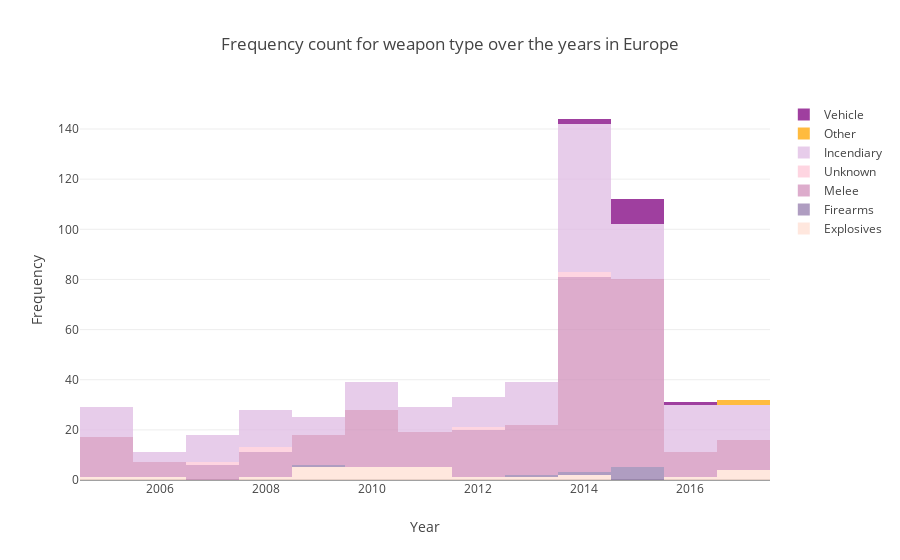

Notebook source saved alongside this figure:
### Markdown cell above
There are 9 types of attack types in the database: 
assasination, hostage taking (kidnapping), bombing/explosion, 
facility/infrastructure attack, armed assault, hijacking, 
unknown, unarmed assault, hostage taking (barricade incident). 
We see a huge spike of both bombing/explosion and armed assault 
in 2014, and the cases of bombing/explosions remained high in 
2015.

### Code cell
def frequency_attacktype():
    data = get_data()
    i = data[data['region_txt'] == 'Eastern Europe']
    j = data[data['region_txt'] == 'Western Europe']
    p = pd.concat([i, j])
    p = p[p['iyear'] > 2004]
    p = p[p['nwound'] != 0]
    p = p[p['nkill'] != 0]
    a = p[p['attacktype1_txt'] == 'Assassination']
    b = p[p['attacktype1_txt'] == 'Hostage Taking (Kidnapping)']
    c = p[p['attacktype1_txt'] == 'Bombing/Explosion']
    d = p[p['attacktype1_txt'] == 'Facility/Infrastructure Attack']
    e = p[p['attacktype1_txt'] == 'Armed Assault']
    f = p[p['attacktype1_txt'] == 'Hijacking']
    g = p[p['attacktype1_txt'] == 'Unknown']
    h = p[p['attacktype1_txt'] == 'Unarmed Assault']
    i = p[p['attacktype1_txt'] == 'Hostage Taking (Barricade Incident)']
    
    trace0 = go.Histogram(x=a['iyear'], nbinsx=13, name='Explosives', marker=dict(color='#ffdfd3'), histnorm='', opacity=0.75)
    trace1 = go.Histogram(x=b['iyear'], nbinsx=13, name='Firearms', marker=dict(color='#957dad'), histnorm='', opacity=0.75)
    trace2 = go.Histogram(x=c['iyear'], nbinsx=13, name='Melee', marker=dict(color='#d291bc'), histnorm='', opacity=0.75)
    trace3 = go.Histogram(x=d['iyear'], nbinsx=13, name='Unknown', marker=dict(color='#fec8d8'), histnorm='', opacity=0.75)
    trace4 = go.Histogram(x=e['iyear'], nbinsx=13, name='Incendiary', marker=dict(color='#e0bbe4'), histnorm='', opacity=0.75)
    trace5 = go.Histogram(x=f['iyear'], nbinsx=13, name='Other', marker=dict(color='orange'), histnorm='', opacity=0.75)
    trace6 = go.Histogram(x=g['iyear'], nbinsx=13, name='Vehicle', marker=dict(color='purple'), histnorm='', opacity=0.75)

    layout = go.Layout(
        title="Frequency count for weapon type over the years in Europe",
        barmode='stack',
        xaxis= dict(
            title= 'Year',
        ),
        yaxis=dict(
            title= 'Frequency',
        ),
        )


    fig = go.Figure(data=[trace0, trace1, trace2, trace3, trace4, trace5, trace6], layout=layout)

    iplot(fig)

frequency_attacktype()

### Figure 1 — Plotly figure (JSON) as saved in the notebook; plotly's stock layout.template omitted (floating-point values rounded to 4 significant figures; data arrays with more than 128 entries replaced by an {"elided": "..."} marker saying what was removed)
{"data": [{"histnorm": "", "marker": {"color": "#ffdfd3"}, "name": "Explosives", "nbinsx": 13, "opacity": 0.75, "type": "histogram", "uid": "3cc440ed-0557-4ef2-b5ac-3d3cb3ada54b", "x": [2005, 2006, 2008, 2009, 2009, 2009, 2009, 2010, 2010, 2010, 2010, 2010, 2011, 2011, 2011, 2011, 2011, 2012, 2013, 2014, 2014, 2017, 2017, 2017, 2017, 2009, 2016]}, {"histnorm": "", "marker": {"color": "#957dad"}, "name": "Firearms", "nbinsx": 13, "opacity": 0.75, "type": "histogram", "uid": "bf5e34a3-d729-4f60-9558-4d613ccec885", "x": [2009, 2013, 2014, 2015, 2015, 2015, 2015, 2015]}, {"histnorm": "", "marker": {"color": "#d291bc"}, "name": "Melee", "nbinsx": 13, "opacity": 0.75, "type": "histogram", "uid": "cd90f6ab-7a49-4754-b555-3fe8e2e42214", "x": {"elided": "301 int values"}}, {"histnorm": "", "marker": {"color": "#fec8d8"}, "name": "Unknown", "nbinsx": 13, "opacity": 0.75, "type": "histogram", "uid": "a085a1cc-1244-48b8-a406-f134ecfadaf7", "x": [2007, 2008, 2008, 2014, 2014, 2012]}, {"histnorm": "", "marker": {"color": "#e0bbe4"}, "name": "Incendiary", "nbinsx": 13, "opacity": 0.75, "type": "histogram", "uid": "c58f8abe-c7a4-4928-a82f-3082ed346b4b", "x": {"elided": "213 int values"}}, {"histnorm": "", "marker": {"color": "orange"}, "name": "Other", "nbinsx": 13, "opacity": 0.75, "type": "histogram", "uid": "46a03b5c-702d-4e08-b4e7-73fa5433e2d6", "x": [2017, 2017]}, {"histnorm": "", "marker": {"color": "purple"}, "name": "Vehicle", "nbinsx": 13, "opacity": 0.75, "type": "histogram", "uid": "43c54d7e-4201-4865-b011-a97b4aae2f40", "x": [2014, 2014, 2015, 2015, 2015, 2015, 2015, 2015, 2015, 2015, 2015, 2015, 2016]}], "layout": {"barmode": "stack", "title": {"text": "Frequency count for weapon type over the years in Europe"}, "xaxis": {"title": {"text": "Year"}}, "yaxis": {"title": {"text": "Frequency"}}}}
